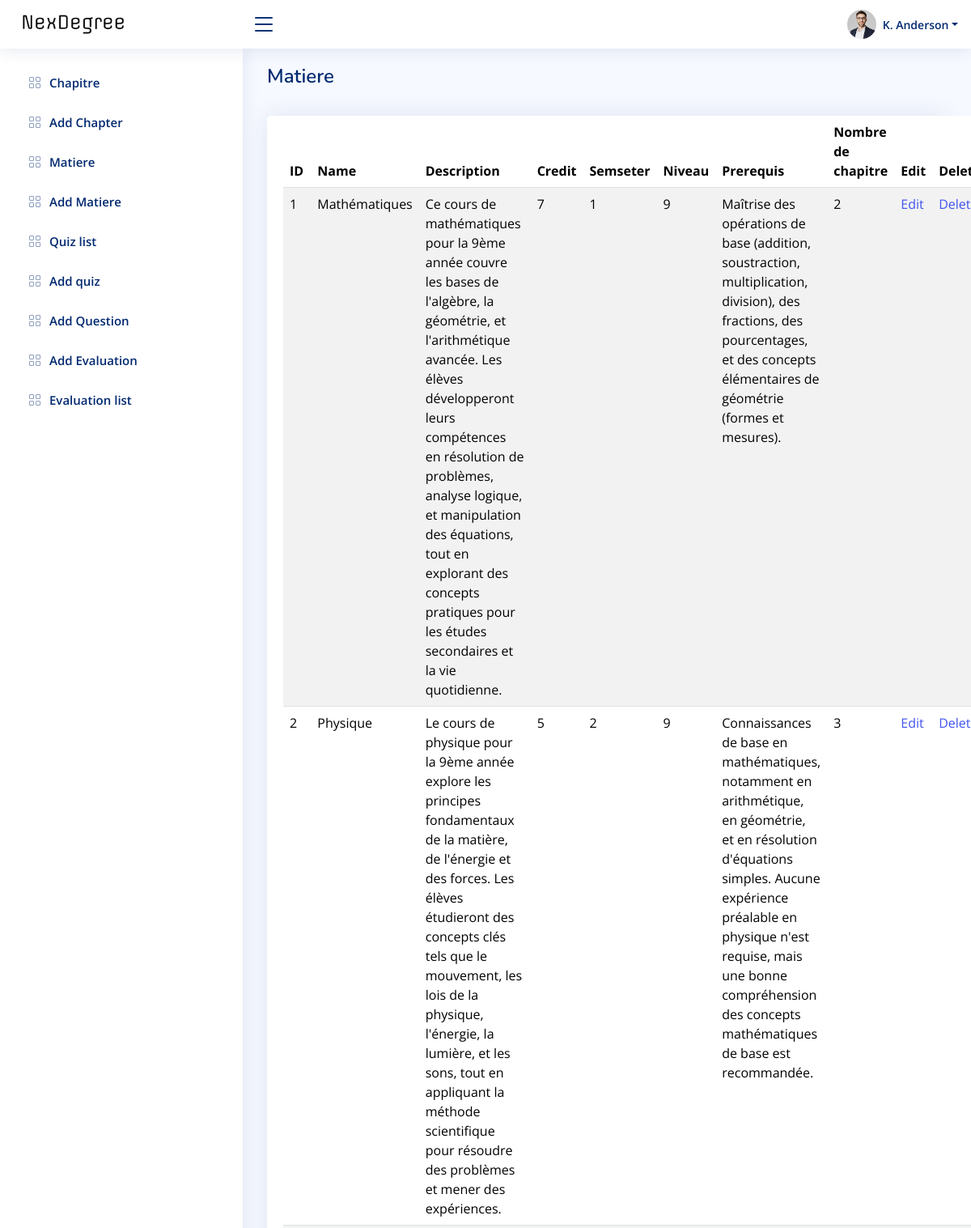
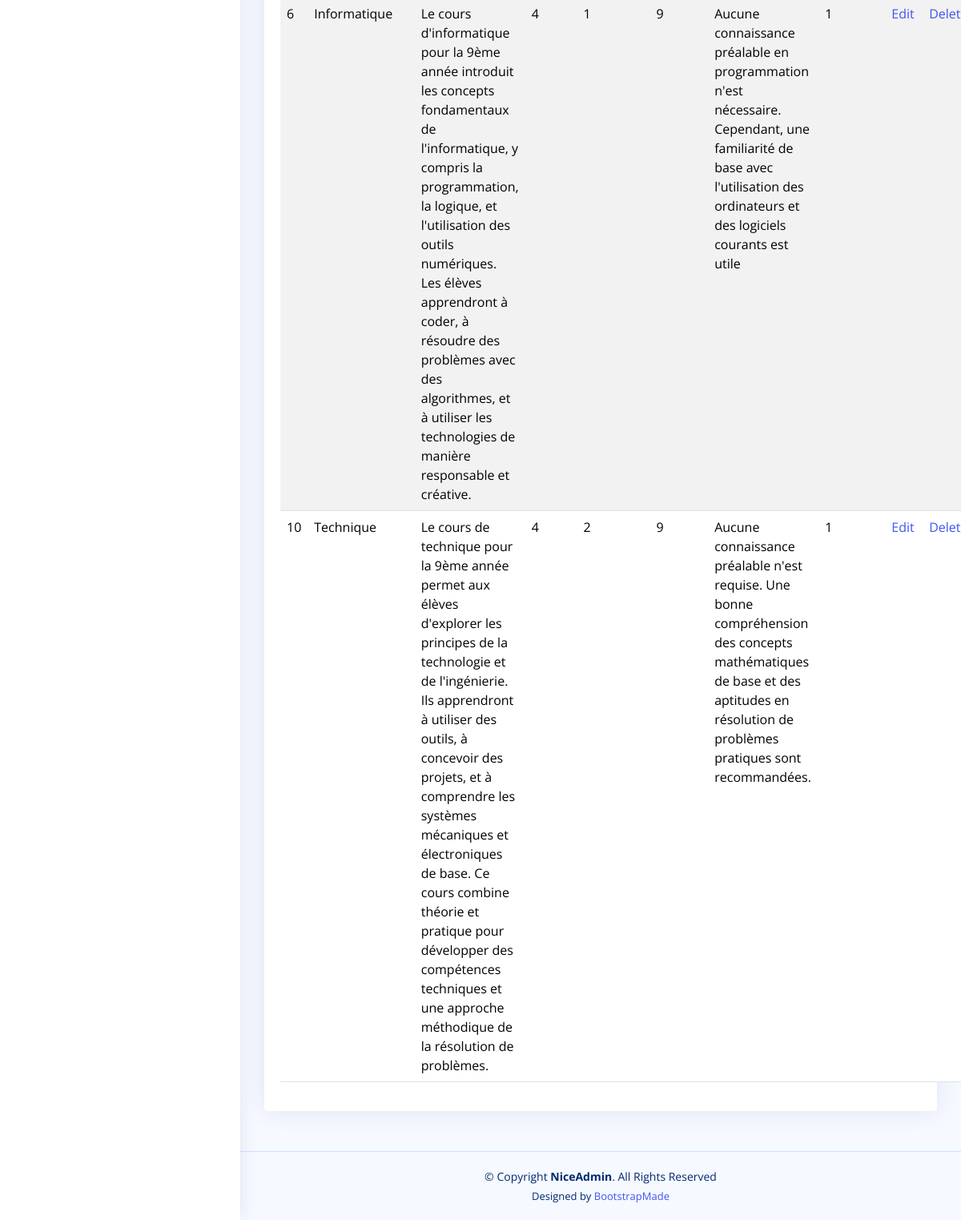
Screenshot of /View/BackOffice/affichematiere.php with the database file from the repository (2 pictures, top to bottom).
### tables this page shows
CREATE TABLE `matiere` (
  `id_matiere` int(11) NOT NULL,
  `nom` varchar(255) NOT NULL,
  `description` text DEFAULT NULL,
  `credit` int(11) DEFAULT NULL,
  `sems` int(11) DEFAULT NULL,
  `niveau` int(11) DEFAULT NULL,
  `prerequis` text DEFAULT NULL,
  `nombre_chapitre` int(11) DEFAULT NULL
);

### controller/matiere_controller.php (called while the page is built, shortened)
<?php
class matiere_controller
{
    public function show_all_matiere($semester = null) {
        $db = config::getConnexion();
        try {
            $sql = "SELECT m.*,
                           (SELECT COUNT(*) FROM chapitre c WHERE c.id_matiere = m.id_matiere) AS nombre_chapitre
                    FROM matiere m";
            $stmt = $db->prepare($sql);
            $stmt->execute();
            return $stmt->fetchAll(PDO::FETCH_ASSOC);
        } catch (PDOException $e) {
            echo "Error: " . $e->getMessage();
            return [];
        }
    }
    }
?>

### View/BackOffice/affichematiere.php (the view, shortened to what this page needs)
<?php
include(__DIR__ . '/../../Controller/matiere_controller.php');
$matiereController = new matiere_controller();
$list = $matiereController->show_all_matiere();
?>
<!DOCTYPE html>
<html lang="en">
<head>
  <link href="assets/vendor/bootstrap/css/bootstrap.min.css" rel="stylesheet">
  <link href="assets/vendor/bootstrap-icons/bootstrap-icons.css" rel="stylesheet">
  <link href="assets/vendor/boxicons/css/boxicons.min.css" rel="stylesheet">
  <link href="assets/vendor/quill/quill.snow.css" rel="stylesheet">
  <link href="assets/vendor/quill/quill.bubble.css" rel="stylesheet">
  <link href="assets/vendor/remixicon/remixicon.css" rel="stylesheet">
  <link href="assets/vendor/simple-datatables/style.css" rel="stylesheet">
  <link href="assets/css/style.css" rel="stylesheet">
</head>
<body>
  <header id="header" class="header fixed-top d-flex align-items-center">
    <div class="d-flex align-items-center justify-content-between">
      <a href="index.php" class="logo d-flex align-items-center">
        <img src="assets/img/nexdegree.png" alt="">
      </a>
      <i class="bi bi-list toggle-sidebar-btn"></i>
    </div>
    <nav class="header-nav ms-auto">
      <ul class="d-flex align-items-center">
        <li class="nav-item dropdown">
        <li class="nav-item dropdown pe-3">
          <a class="nav-link nav-profile d-flex align-items-center pe-0" href="#" data-bs-toggle="dropdown">
            <img src="assets/img/profile-img.jpg" alt="Profile" class="rounded-circle">
            <span class="d-none d-md-block dropdown-toggle ps-2">K. Anderson</span>
          </a>
        </li>
      </ul>
    </nav>
  </header>
  <aside id="sidebar" class="sidebar">
<ul class="sidebar-nav" id="sidebar-nav">
<li class="nav-item">
    <a class="nav-link collapsed" href="index.php">
      <i class="bi bi-grid"></i>
      <span>Chapitre</span>
    </a>
  </li>
  <li class="nav-item">
    <a class="nav-link collapsed" href="addchapitre.php">
      <i class="bi bi-grid"></i>
      <span>Add Chapter</span>
    </a>
    </li>
    <li class="nav-item">
    <a class="nav-link collapsed" href="affichematiere.php">
      <i class="bi bi-grid"></i>
      <span>Matiere</span>
    </a>
    </li>
    <li class="nav-item">
    <a class="nav-link collapsed" href="addmatiere.php">
      <i class="bi bi-grid"></i>
      <span>Add Matiere</span>
    </a>
    </li>
    <li class="nav-item">
    <a class="nav-link collapsed" href="quizList.php">
      <i class="bi bi-grid"></i>
      <span>Quiz list</span>
    </a>
    </li>
    <li class="nav-item">
    <a class="nav-link collapsed" href="addquiz.php">
      <i class="bi bi-grid"></i>
      <span>Add quiz </span>
    </a>
    </li>
    <li class="nav-item">
    <a class="nav-link collapsed" href="addQuestion.php">
      <i class="bi bi-grid"></i>
      <span>Add Question </span>
    </a>
    </li>
    <li class="nav-item">
        <a class="nav-link collapsed" href="addEvaluation.php">
          <i class="bi bi-grid"></i>
          <span>Add Evaluation </span>
        </a>
        </li>
        <li class="nav-item">
        <a class="nav-link collapsed" href="EvaluationList.php">
          <i class="bi bi-grid"></i>
          <span>Evaluation list </span>
        </a>
        </li>
</aside>
  <main id="main" class="main">
    <div class="pagetitle">
      <h1>Matiere</h1>
      <br>
    </div>
<section class="section">
          <div class="card">
            <div class="card-body">
              <table class="table table-striped" >
              <thead>
            <tr>
                <th>ID</th>
                <th>Name</th>
                <th>Description</th>
                <th>Credit</th>
                <th>Semseter</th>
                <th>Niveau</th>
                <th>Prerequis</th>
                <th>Nombre de chapitre</th>
                <th>Edit</th>
                <th>Delete</th>
            </tr>
        </thead>
        <tbody>
        <?php foreach ($list as $matiere): ?>
            <tr>
                <td><?= $matiere['id_matiere']; ?></td>
                <td><?= $matiere['nom']; ?></td>
                <td><?= $matiere['description']; ?></td>
                <td><?= $matiere['credit']; ?></td>
                <td><?= $matiere['sems']; ?></td>
                <td><?= $matiere['niveau']; ?></td>
                <td><?= $matiere['prerequis']; ?></td>
                <td><?= $matiere['nombre_chapitre']; ?></td>
    <td>
        <a href="updatematiere.php?id_matiere=<?php echo $matiere['id_matiere']; ?>">Edit</a>
    </td>
                <td>
                    <a href="deletematiere.php?id_matiere=<?php echo $matiere['id_matiere']; ?>">Delete</a>
                </td>
            </tr>
        <?php endforeach; ?>
        </tbody>
              </table>
            </div>
          </div>
    </section>
  </main>
  <footer id="footer" class="footer">
    <div class="copyright">
      &copy; Copyright <strong><span>NiceAdmin</span></strong>. All Rights Reserved
    </div>
    <div class="credits">
      Designed by <a href="https://bootstrapmade.com/">BootstrapMade</a>
    </div>
  </footer>
</body>
</html>

### View/BackOffice/assets/css/style.css (style rules this page uses)
:root { scroll-behavior: smooth; }
body { font-family: "Open Sans", sans-serif; background: #f6f9ff; color: #444444; }
a { color: #4154f1; text-decoration: none; }
h1, h2, h3, h4, h5, h6 { font-family: "Nunito", sans-serif; }
#main { margin-top: 60px; padding: 20px 30px; transition: all 0.3s; }
.pagetitle { margin-bottom: 10px; }
.pagetitle h1 { font-size: 24px; margin-bottom: 0; font-weight: 600; color: #012970; }
.card { margin-bottom: 30px; border: none; border-radius: 5px; box-shadow: 0px 0 30px rgba(1, 41, 112, 0.1); }
.card-body { padding: 0 20px 20px 20px; }
.logo { line-height: 1; }
@media (min-width: 1200px) { .logo { width: 280px; } }
.logo img { max-height: 26px; margin-right: 6px; }
.header { transition: all 0.5s; z-index: 997; height: 60px; box-shadow: 0px 2px 20px rgba(1, 41, 112, 0.1); background-color: #fff; padding-left: 20px; }
.header .toggle-sidebar-btn { font-size: 32px; padding-left: 10px; cursor: pointer; color: #012970; }
.header-nav ul { list-style: none; }
.header-nav>ul { margin: 0; padding: 0; }
.header-nav .nav-profile { color: #012970; }
.header-nav .nav-profile img { max-height: 36px; }
.header-nav .nav-profile span { font-size: 14px; font-weight: 600; }
.sidebar { position: fixed; top: 60px; left: 0; bottom: 0; width: 300px; z-index: 996; transition: all 0.3s; padding: 20px; overflow-y: auto; scrollbar-width: thin; scrollbar-color: #aab7cf transparent; box-shadow: 0px 0px 20px rgba(1, 41, 112, 0.1); background-color: #fff; }
@media (min-width: 1200px) { #main, #footer { margin-left: 300px; } }
.sidebar-nav { padding: 0; margin: 0; list-style: none; }
.sidebar-nav li { padding: 0; margin: 0; list-style: none; }
.sidebar-nav .nav-item { margin-bottom: 5px; }
.sidebar-nav .nav-link { display: flex; align-items: center; font-size: 15px; font-weight: 600; color: #4154f1; transition: 0.3; background: #f6f9ff; padding: 10px 15px; border-radius: 4px; }
.sidebar-nav .nav-link i { font-size: 16px; margin-right: 10px; color: #4154f1; }
.sidebar-nav .nav-link.collapsed { color: #012970; background: #fff; }
.sidebar-nav .nav-link.collapsed i { color: #899bbd; }
.footer { padding: 20px 0; font-size: 14px; transition: all 0.3s; border-top: 1px solid #cddfff; }
.footer .copyright { text-align: center; color: #012970; }
.footer .credits { padding-top: 5px; text-align: center; font-size: 13px; color: #012970; }

### rows the page displays
matiere: id_matiere "1", nom "Mathématiques", description "Ce cours de mathématiques pour la 9ème année couvre les bases de l'algèbre, la géométrie, et l'arithmétique avancée. Les élèves développeront leurs compétences en résolution de problèmes, analyse logique, et manipulation des équations, tout en explorant des concepts pratiques pour les études secondaires et la vie quotidienne.", credit "7", sems "1", niveau "9", prerequis "Maîtrise des opérations de base (addition, soustraction, multiplication, division), des fractions, des pourcentages, et des concepts élémentaires de géométrie (formes et mesures).", nombre_chapitre "2"
matiere: id_matiere "2", nom "Physique", description "Le cours de physique pour la 9ème année explore les principes fondamentaux de la matière, de l'énergie et des forces. Les élèves étudieront des concepts clés tels que le mouvement, les lois de la physique, l'énergie, la lumière, et les sons, tout en appliquant la méthode scientifique pour résoudre des problèmes et mener des expériences.", credit "5", sems "2", niveau "9", prerequis "Connaissances de base en mathématiques, notamment en arithmétique, en géométrie, et en résolution d'équations simples. Aucune expérience préalable en physique n'est requise, mais une bonne compréhension des concepts mathématiques de base est recommandée.", nombre_chapitre "3"
matiere: id_matiere "6", nom "Informatique", description "Le cours d'informatique pour la 9ème année introduit les concepts fondamentaux de l'informatique, y compris la programmation, la logique, et l'utilisation des outils numériques. Les élèves apprendront à coder, à résoudre des problèmes avec des algorithmes, et à utiliser les technologies de manière responsable et créative.", credit "4", sems "1", niveau "9", prerequis "Aucune connaissance préalable en programmation n'est nécessaire. Cependant, une familiarité de base avec l'utilisation des ordinateurs et des logiciels courants est utile", nombre_chapitre "1"
matiere: id_matiere "10", nom "Technique", description "Le cours de technique pour la 9ème année permet aux élèves d'explorer les principes de la technologie et de l'ingénierie. Ils apprendront à utiliser des outils, à concevoir des projets, et à comprendre les systèmes mécaniques et électroniques de base. Ce cours combine théorie et pratique pour développer des compétences techniques et une approche méthodique de la résolution de problèmes.", credit "4", sems "2", niveau "9", prerequis "Aucune connaissance préalable n'est requise. Une bonne compréhension des concepts mathématiques de base et des aptitudes en résolution de problèmes pratiques sont recommandées.", nombre_chapitre "1"
